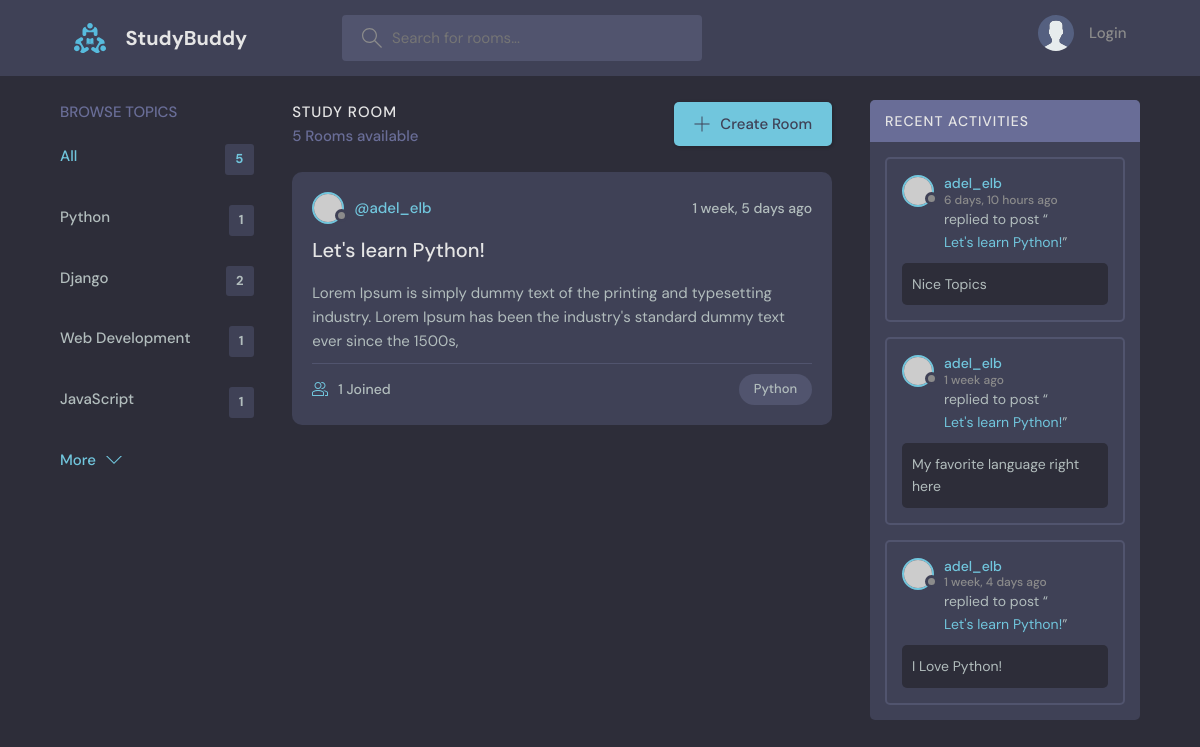
Page /?q=Python on the committed database.
### base/models.py (models this page shows, shortened)
class Topic(models.Model):
    name = models.CharField(max_length=200)

class Room(models.Model):
    host = models.ForeignKey(User, on_delete=models.CASCADE, null=True)
    topic = models.ForeignKey(Topic, on_delete=models.SET_NULL, null=True)
    name = models.CharField(max_length=200)
    description = models.TextField(null=True, blank=True) # null for database and blank is when we save a form
    participants = models.ManyToManyField(User,
                                          related_name='participants',
                                          blank=True)
    updated = models.DateTimeField(auto_now=True) # every time we save this module the datetime is updated
    created = models.DateTimeField(auto_now_add=True) # only saves datetime when we create the model
    class Meta:
        ordering = ['-created'] # adding dash '-' means we want to order the results of the the query

class Message(models.Model):
    user = models.ForeignKey(User, on_delete=models.CASCADE)
    room = models.ForeignKey(Room, on_delete=models.CASCADE)
    body = models.TextField()
    updated = models.DateTimeField(auto_now=True)
    created = models.DateTimeField(auto_now_add=True)
    edited = models.BooleanField(default=False)
    class Meta:
        ordering = ['-created']
    def __str__(self) -> str:
        return self.body[:50]

### base/views.py (the view)
# urls.py: path('', views.home, name='home'),
def home(request):
    q = request.GET.get('q') if request.GET.get('q') != None else ''
    rooms = Room.objects.filter(
        Q(topic__name__icontains=q) | # Topic Name Rooms
        Q(name__icontains=q) | # Room Name
        Q(description__icontains=q) # Room Description
    )
    room_count = rooms.count()
    rooms_all = Room.objects.all().count()
    topics = Topic.objects.all()
    room_messages = Message.objects.filter(
        room__topic__name__icontains=q
    )
    context = {
        'rooms': rooms,
        'topics': topics,
        'room_count': room_count,
        'rooms_count': rooms_all,
        'room_messages': room_messages,
    }
    return render(request, 'base/home.html', context)

### base/templates/base/home.html (shortened to what this page needs)
{% extends 'main.html' %}
{% block content %}
<main class="layout layout--3">
  <div class="container">
      {% include 'base/topics_component.html' %}
    <div class="roomList">
      <div class="roomList__header">
        <div>
          <h2>Study Room</h2>
          <p>{{ rooms_count }} Rooms available</p>
        </div>
        <a class="btn btn--main" href="{% url 'create-room' %}">
          <svg version="1.1" xmlns="http://www.w3.org/2000/svg" width="32" height="32" viewBox="0 0 32 32">
            <title>add</title>
            <path
              d="M16.943 0.943h-1.885v14.115h-14.115v1.885h14.115v14.115h1.885v-14.115h14.115v-1.885h-14.115v-14.115z"
            ></path>
          </svg>
          Create Room
        </a>
      </div>
      {% include 'base/feed_component.html' %}
      </div>
      {% include 'base/activity_component.html' %}
  </div>
</main>
{% endblock %}

### base/templates/base/topics_component.html
<div class="topics">
    <div class="topics__header">
      <h2>Browse Topics</h2>
    </div>
    <ul class="topics__list">
      <li>
        <a href="{% url 'home' %}" class="active">All <span>{{ rooms_count }}</span></a>
      </li>
      {% for topic in topics %}
      <li>
        <a href="{% url 'home' %}?q={{ topic.name }}">{{ topic.name }} <span>{{ topic.room_set.all.count }}</span></a>
      </li>
      {% endfor %}
    </ul>
    <a class="btn btn--link" href="topics.html">
      More
      <svg version="1.1" xmlns="http://www.w3.org/2000/svg" width="32" height="32" viewBox="0 0 32 32">
        <title>chevron-down</title>
        <path d="M16 21l-13-13h-3l16 16 16-16h-3l-13 13z"></path>
      </svg>
    </a>
</div>

### base/templates/base/feed_component.html (shortened to what this page needs)
{% for room in rooms %}
<div class="roomListRoom">
  <div class="roomListRoom__header">
    <a href="{% url 'profile' room.host.id %}" class="roomListRoom__author">
      <div class="avatar avatar--small">
        <img src="https://randomuser.me/api/portraits/women/11.jpg" />
      </div>
      <span>@{{ room.host.username }}</span>
    </a>
    <div class="roomListRoom__actions">
      <span>{{ room.created | timesince }} ago</span>
    </div>
  </div>
  <div class="roomListRoom__content">
    <a href="{% url 'room' room.id %}">{{ room.name }}</a>
    <p>
      {{ room.description }}
    </p>
  </div>
  <div class="roomListRoom__meta">
    <a href="{% url 'room' room.id %}" class="roomListRoom__joined">
      {{ room.participants.all.count }} Joined
    </a>
    <p class="roomListRoom__topic">{{ room.topic.name }}</p>
  </div>
</div>
{% endfor %}

### base/templates/base/activity_component.html (shortened to what this page needs)
<div class="activities">
    <div class="activities__header">
      <h2>Recent Activities</h2>
    </div>
    {% for message in room_messages %}
    <div class="activities__box">
      <div class="activities__boxHeader roomListRoom__header">
        <a href="{% url 'profile' message.user.id %}" class="roomListRoom__author">
          <div class="avatar avatar--small">
            <img src="https://randomuser.me/api/portraits/women/11.jpg" />
          </div>
          <p>
            {{ message.user.username }}
            <span>{{ message.created | timesince }} ago</span>
          </p>
        </a>
      </div>
      <div class="activities__boxContent">
        <p>replied to post “<a href="{% url 'room' message.room.id %}">{{ message.room.name }}</a>”</p>
        <div class="activities__boxRoomContent">
          {{ message }}
        </div>
      </div>
    </div>
    {% endfor %}
</div>

### rows in the picture
Topic: name "Python", room_set.all.count "1"
Topic: name "Django", room_set.all.count "2"
Topic: name "Web Development", room_set.all.count "1"
Topic: name "JavaScript", room_set.all.count "1"
Room: host.username "adel_elb", created "1 week, 5 days", name "Let's learn Python!", description "Lorem Ipsum is simply dummy text of the printing and typesetting industry. Lorem Ipsum has been the industry's standard dummy text ever since the 1500s,", participants.all.count "1", topic.name "Python"
Message: user.username "adel_elb", created "6 days, 10 hours", room.name "Let's learn Python!", body "Nice Topics"
Message: user.username "adel_elb", created "1 week", room.name "Let's learn Python!", body "My favorite language right here"
Message: user.username "adel_elb", created "1 week, 4 days", room.name "Let's learn Python!", body "I Love Python!"

### other values in the picture
{{ rooms_count }} "5"
